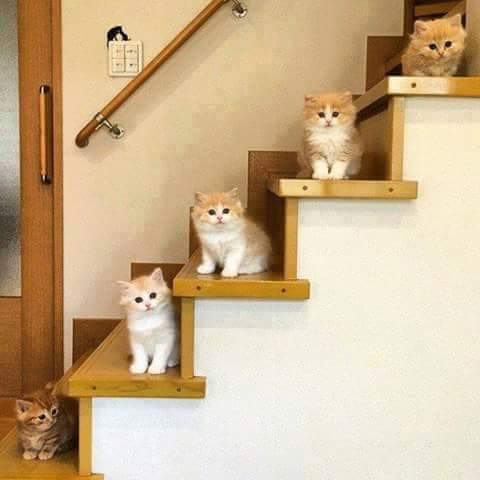
#> input picture cat.jpg, 480 x 480 px
$ python Operations.py
#> lines starting #> are read from the running program, lines starting #| are printed output that depends on the picture; after the words box and inside, x2 and y2 are one past the last pixel; in counts of white or black regions, pixels touching at a corner belong together
import numpy as np
import cv2

img = cv2.imread('cat.jpg',cv2.IMREAD_COLOR)
#> img is the input picture: shape (480, 480, 3); mean B, G, R 144.2, 178.6, 204.1

#px = img[55,55]

img[55,55]=[255,0,255]
#> img: shape (480, 480, 3); under 0.01% of pixels changed, all inside (x1, y1, x2, y2) = (55, 55, 56, 56)
px = img[55,55]
#> px = [255, 0, 255]
#print(px)

img[100:150,100:150] = [255,0,0]
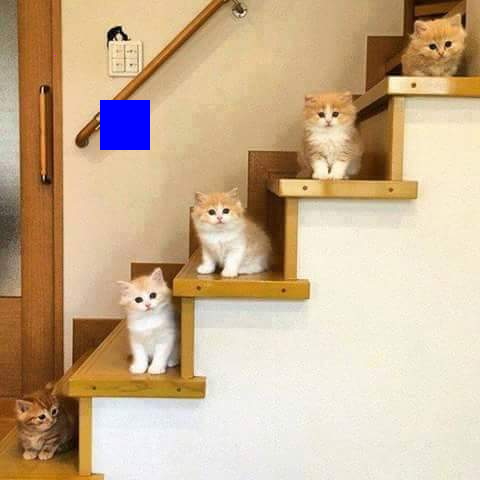
#> img: shape (480, 480, 3); mean B, G, R 145.6, 176.8, 202
#print(roi)
watch = img[37:111,107:194]
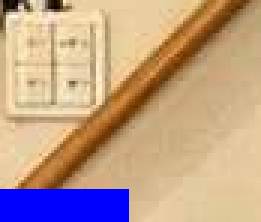
#> watch: shape (74, 87, 3) (shown 3 times larger); mean B, G, R 136.4, 159.8, 190.8
img[0:74,0:87] = watch
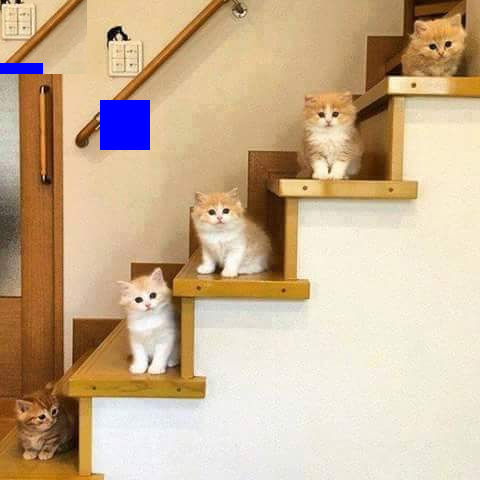
#> img: shape (480, 480, 3); 2.79% of pixels changed, all inside (x1, y1, x2, y2) = (0, 0, 87, 74)
cv2.imshow('Image',img)
cv2.waitKey(0)
cv2.destroyAllWindows()

$ run again, with index.jpeg copied over cat.jpg
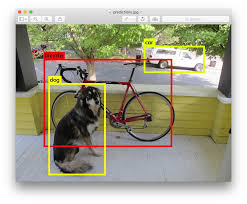
#> input picture index.jpeg, 247 x 204 px
#> img is the input picture: shape (204, 247, 3); mean B, G, R 146.9, 165.5, 168.4
#> px = [255, 0, 255]
#> `watch = img[37:111,107:194]`:
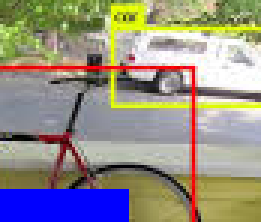
#> watch: shape (74, 87, 3) (shown 3 times larger); mean B, G, R 134.2, 143.2, 149.1
#> `img[0:74,0:87] = watch`:
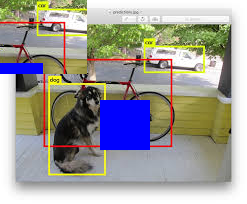
#> img: shape (204, 247, 3); mean B, G, R 152.3, 156.4, 158.6
